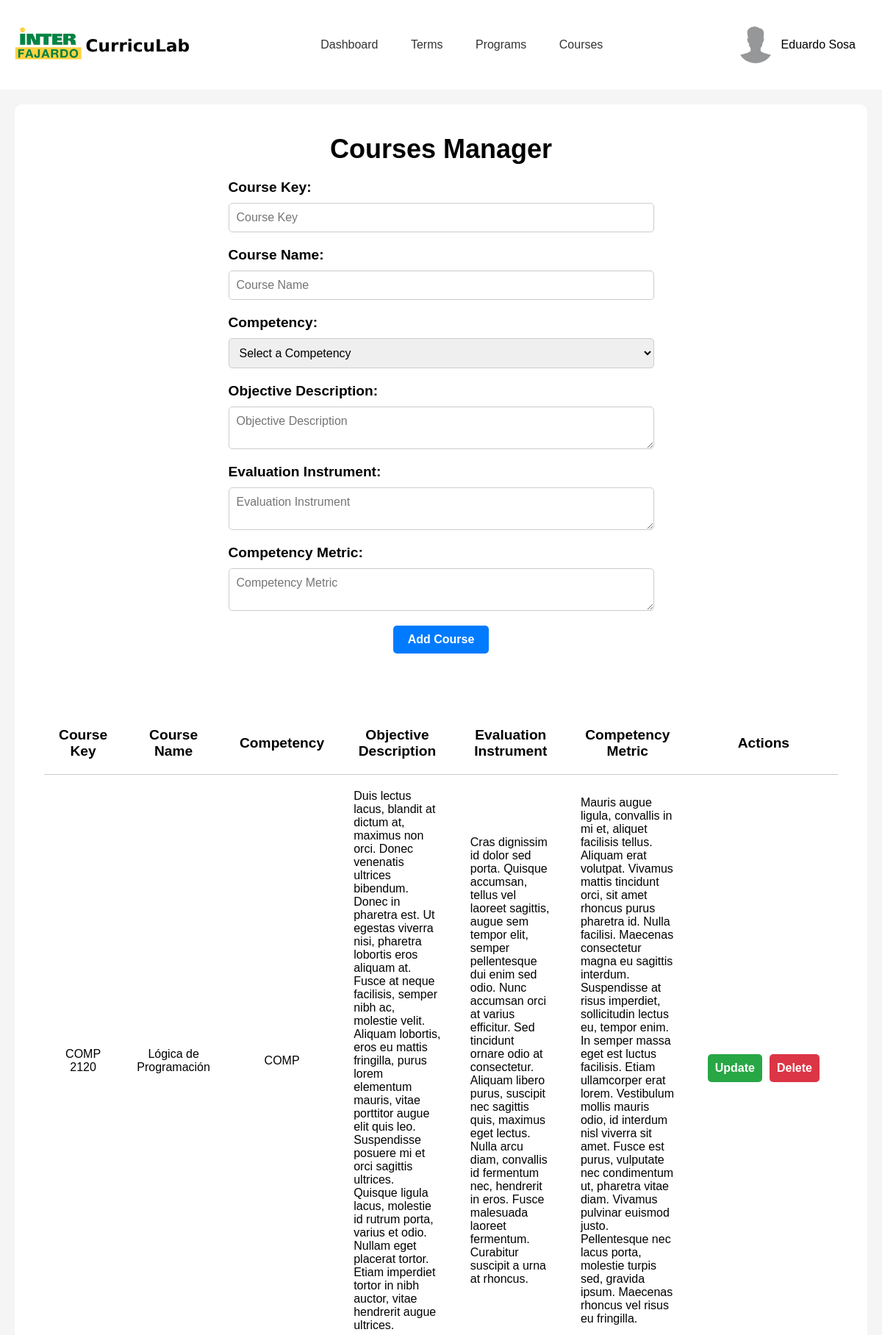
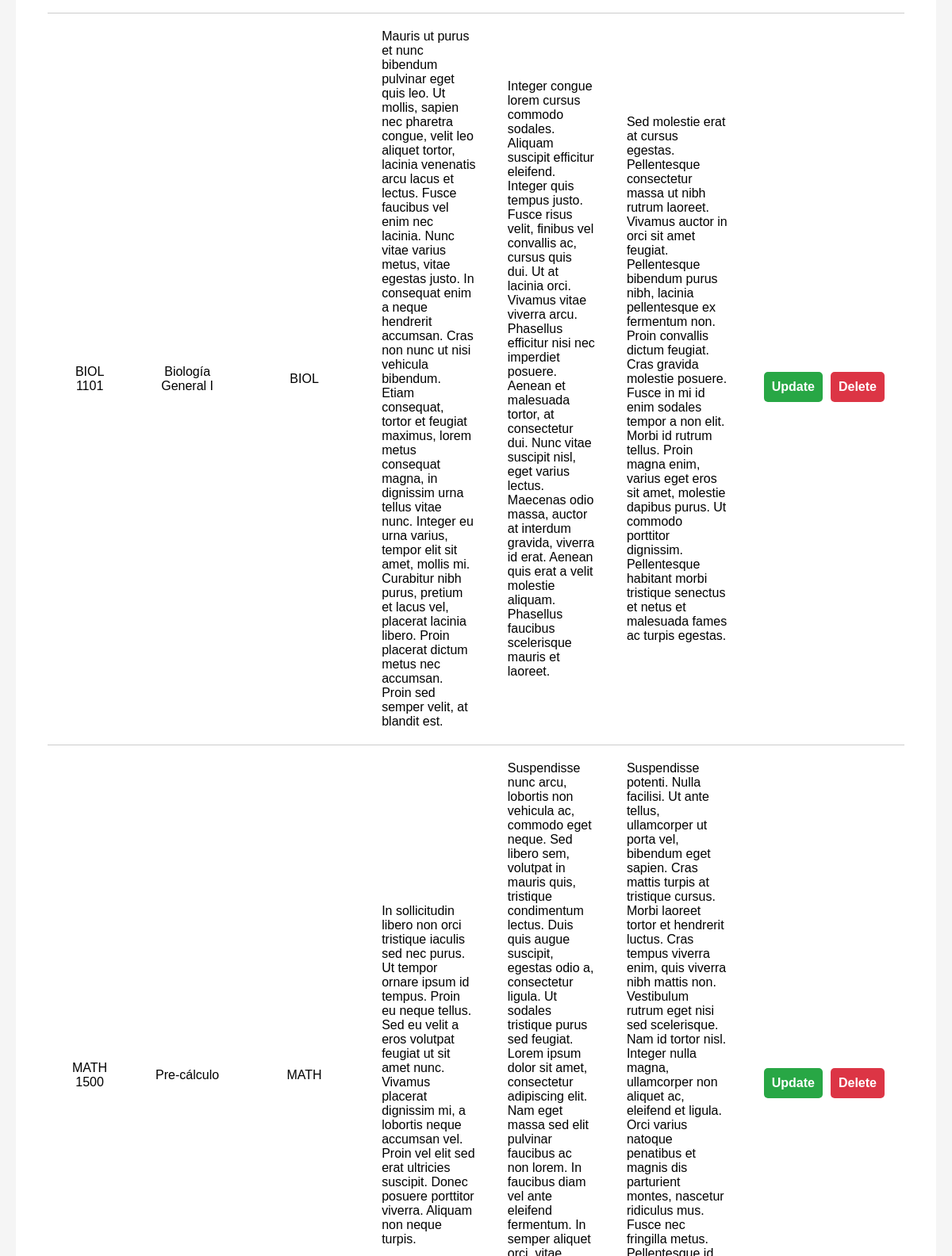
The page /templates/adminPages/adminCourses.php (signed in, upper part) on the database its author committed (2 pictures, top to bottom).
### tables this page shows
CREATE TABLE "course" (
	"CourseID"	INTEGER NOT NULL UNIQUE,
	"CourseKey"	TEXT,
	"CourseName"	TEXT,
	"CompetencyKey"	TEXT,
	"ObjectiveDescription"	TEXT,
	"EvaluationInstrument"	TEXT,
	"CompetencyMetric"	TEXT,
	PRIMARY KEY("CourseID" AUTOINCREMENT),
	FOREIGN KEY("CompetencyKey") REFERENCES "competency"("CompetencyKey")
);

### templates/adminPages/adminCourses.php (the view, shortened to what this page needs)
<?php
$config = require_once '../../backend/php/config.php';
if (!isset($_SESSION['email'])) {
    header('Location: ../index.php');
    exit;
} else {
    if ($config['db']['type'] === 'sqlite') {
        $db = new SQLite3($config['db']['sqlite']['path']);
    } elseif ($config['db']['type'] === 'mysql') {
        $dsn = "mysql:host={$config['db']['mysql']['host']};dbname={$config['db']['mysql']['dbname']}";
        $db = new PDO($dsn, $config['db']['mysql']['username'], $config['db']['mysql']['password']);
    }
    $stmt = $db->prepare('SELECT * FROM course');
    $result = $stmt->execute();
    $courses = $result->fetchArray(SQLITE3_ASSOC);
    $courses = [];
    if (isset($_POST['sort'])) {
        $courses = sortTable();
    } else {
        $stmt = $db->prepare('SELECT * FROM course');
        $result = $stmt->execute();
        $courses = fetchAllRows($result);
    }
}
function fetchAllRows($result) {
    $rows = [];
    while ($row = $result->fetchArray(SQLITE3_ASSOC)) {
        $rows[] = $row;
    }
    return $rows;
}
?>
<!DOCTYPE html>
<html lang="en">
<head>
    <link rel="stylesheet" href="../../static/css/headerFooter.css">
    <link rel="stylesheet" href="../../static/css/adminCourses.css">
</head>
<body>
    <div id="headerNav">
        <div class="logo">
            <a href="adminDashboard.php">
                <img src="../../static/img/inter-logo-full.png" alt="Inter CurricuLab">
            </a>
        </div>
        <nav>
            <a href="adminDashboard.php">Dashboard</a>
            <a href="adminTerms.php">Terms</a>
            <a href="adminPrograms.php">Programs</a>
            <div class="dropdown">
                <a href="#">Courses</a>
            </div>
        </nav>
        <div class="userBox">
            <button onclick="myFunction()" class="userDropdownButton">
                <img src="../../static/img/userProfile.jpg" alt="User" >
                <?php
                echo $_SESSION['firstName'] . ' ' . $_SESSION['lastName'];
                ?>
            </button>
        </div>
    </div>
    <div id="container">
        <div class="container-upperBox">
            <div class="coursesForm">
                <div class="header">
                    <h2>Courses Manager</h2>
                </div>
                <div class="form-container">
                    <form method="POST">
                        <div class="inputBox">
                            <label for="courseKey">Course Key:</label>
                            <input type="text" name="courseKey" id="courseKey" placeholder="Course Key" required>
                        </div>
                        <div class="inputBox">
                            <label for="courseName">Course Name:</label>
                            <input type="text" name="courseName" id="courseName" placeholder="Course Name" required>
                        </div>
                        <div class="inputBox">
                            <label for="competencyKey">Competency:</label>
                            <select name="competencyKey" id="competencyKey">
                                <option value="" hidden="hidden">Select a Competency</option>
                            </select>
                        </div>
                        <div class="inputBox">
                            <label for="objectiveDescription">Objective Description:</label>
                            <textarea name="objectiveDescription" id="objectiveDescription" placeholder="Objective Description" required></textarea>
                        </div>
                        <div class="inputBox">
                            <label for="evaluationInstrument">Evaluation Instrument:</label>
                            <textarea name="evaluationInstrument" id="evaluationInstrument" placeholder="Evaluation Instrument" required></textarea>
                        </div>
                        <div class="inputBox">
                            <label for="competencyMetric">Competency Metric:</label>
                            <textarea name="competencyMetric" id="competencyMetric" placeholder="Competency Metric" required></textarea>
                        </div>
                        <div class="inputBox">
                            <button type="submit">Add Course</button>
                        </div>
                    </form>
                </div>
            </div>
            <div class="coursesTable">
                <table>
                    <tr>
                        <th>
                            <form method="POST">
                                <button type="submit" name="sort" value="CourseKey">Course Key</button>
                            </form>
                        </th>
                        <th>
                            <form method="POST">
                                <button type="submit" name="sort" value="CourseName">Course Name</button>
                            </form>
                        </th>
                        <th>
                            <form method="POST">
                                <button type="submit" name="sort" value="CompetencyKey">Competency</button>
                            </form>
                        </th>
                        <th>
                            <form method="POST">
                                <button type="submit" name="sort" value="ObjectiveDescription">Objective Description</button>
                            </form>
                        </th>
                        <th>
                            <form method="POST">
                                <button type="submit" name="sort" value="EvaluationInstrument">Evaluation Instrument</button>
                            </form>
                        </th>
                        <th>
                            <form method="POST">
                                <button type="submit" name="sort" value="CompetencyMetric">Competency Metric</button>
                            </form>
                        </th>
                        <th>Actions</th>
                    </tr>
                    <?php
                    foreach ($courses as $row) {
                        echo '<tr>';
                        echo '<td>' . htmlspecialchars($row['CourseKey'] ?? '') . '</td>';
                        echo '<td>' . htmlspecialchars($row['CourseName'] ?? '') . '</td>';
                        echo '<td>' . htmlspecialchars($row['CompetencyKey'] ?? '') . '</td>';
                        echo '<td class="textArea">' . htmlspecialchars($row['ObjectiveDescription'] ?? '') . '</td>';
                        echo '<td class="textArea">' . htmlspecialchars($row['EvaluationInstrument'] ?? '') . '</td>';
                        echo '<td class="textArea">' . htmlspecialchars($row['CompetencyMetric'] ?? '') . '</td>';
                        echo '<td>';
                        ?>
                        <div class="actionButtons">
                            <button class="updateButton">Update</button>
                            <form method="POST">
                                <button class="deleteButton" type="submit">Delete</button>
                            </form>
                        </div>
                        <?php
                        echo '</td>';
                        echo '</tr>';
                    }
                    ?>
                </table>
            </div>
        </div>
    </div>
</body>
</html>

### static/css/headerFooter.css (style rules this page uses)
* { margin: 0; padding: 0; box-sizing: border-box; font-family: 'Poppins', sans-serif; }
body { display: flex; flex-direction: column; min-height: 100vh; }
#headerNav { display: flex; justify-content: space-between; align-items: center; }
.logo { margin: 20px; }
.logo img { width: 250px; }
nav a { padding: 20px; text-decoration: none; color: #333; border-radius: 5px; }
.userBox { margin: 20px; }
.userDropdownButton { padding: 16px; font-size: 16px; border: none; cursor: pointer; background-color: transparent; border-radius: 5px; }
.userBox { position: relative; display: inline-block; }
.userBox img { width: 50px; height: 50px; border-radius: 50%; margin-right: 10px; }
.userDropdownButton img { pointer-events: none; }
.userBox button { display: flex; align-items: center; justify-content: center; }
.dropdown { position: relative; display: inline-block; }

### static/css/adminCourses.css (style rules this page uses)
#container { display: flex; flex-direction: column; background-color: #f5f5f5; flex-grow: 1; }
.container-upperBox { display: flex; flex-direction: column; align-items: center; background-color: white; margin: 20px; padding: 20px; border-radius: 10px; flex-grow: 1; }
.coursesForm { display: flex; flex-direction: column; align-items: center; width: 100%; margin: 20px 0; }
.coursesForm .header { font-size: 1.5em; font-weight: bold; margin-bottom: 20px; }
.coursesForm .inputBox:not(:last-child) { display: flex; flex-direction: column; width: 100%; margin-bottom: 20px; }
.coursesForm .inputBox:last-child { display: flex; justify-content: center; align-items: center; width: 100%; margin-bottom: 20px; }
.coursesForm .inputBox label { font-size: 1.2em; font-weight: bold; margin-bottom: 10px; }
.coursesForm .inputBox input, .coursesForm .inputBox select, .coursesForm .inputBox textarea { width: 100%; padding: 10px; margin-right: 350px; font-size: 1em; border-radius: 5px; border: 1px solid #ccc; }
.coursesForm .inputBox button { padding: 10px 20px; font-size: 1em; font-weight: bold; color: white; background-color: #007bff; border: none; border-radius: 5px; cursor: pointer; }
.coursesTable { display: flex; flex-direction: column; align-items: center; background-color: white; margin: 20px; padding: 20px; border-radius: 10px; flex-grow: 1; width: 100%; }
.coursesTable table { width: 100%; border-collapse: collapse; }
.coursesTable table th { padding: 20px; text-align: center; border-bottom: 1px solid #ccc; font-size: 1.2em; }
.coursesTable table th button { font-size: 1em; font-weight: bold; background-color: transparent; border: none; border-radius: 5px; cursor: pointer; }
.coursesTable table td:not(.textArea) { padding: 20px; border-bottom: 1px solid #ccc; text-align: center; }
.coursesTable table td.textArea { padding: 20px; border-bottom: 1px solid #ccc; text-align: left; }
.actionButtons { display: flex; justify-content: center; align-items: center; width: 100%; margin-top: 20px; }
.updateButton { padding: 10px 10px; margin: 0 5px; font-size: 1em; font-weight: bold; color: white; background-color: #28a745; border: none; border-radius: 5px; cursor: pointer; }
.deleteButton { padding: 10px 10px; margin: 0 5px; font-size: 1em; font-weight: bold; color: white; background-color: #dc3545; border: none; border-radius: 5px; cursor: pointer; }
.coursesForm .inputBox textarea, .coursesFormUpdate .inputBox textarea { width: 100%; padding: 10px; margin-right: 350px; font-size: 1em; border-radius: 5px; border: 1px solid #ccc; resize: vertical; }

### rows shown on the page
course: CourseKey "COMP 2120", CourseName "Lógica de Programación", CompetencyKey "COMP", ObjectiveDescription "Duis lectus lacus, blandit at dictum at, maximus non orci. Donec venenatis ultrices bibendum. Donec in pharetra est. Ut egestas viverra nisi, pharetra lobortis eros aliquam at. Fusce at neque facilisis, semper nibh ac, molestie velit. Aliquam lobortis, eros eu mattis fringilla, purus lorem elementum mauris, vitae porttitor augue elit quis leo. Suspendisse posuere mi et orci sagittis ultrices. Quisque ligula lacus, molestie id rutrum porta, varius et odio. Nullam eget placerat tortor. Etiam imperdiet tortor in nibh auctor, vitae hendrerit augue ultrices.", EvaluationInstrument "Cras dignissim id dolor sed porta. Quisque accumsan, tellus vel laoreet sagittis, augue sem tempor elit, semper pellentesque dui enim sed odio. Nunc accumsan orci at varius efficitur. Sed tincidunt ornare odio at consectetur. Aliquam libero purus, suscipit nec sagittis quis, maximus eget lectus. Nulla arcu diam, convallis id fermentum nec, hendrerit in eros. Fusce malesuada laoreet fermentum. Curabitur suscipit a urna at rhoncus.", CompetencyMetric "Mauris augue ligula, convallis in mi et, aliquet facilisis tellus. Aliquam erat volutpat. Vivamus mattis tincidunt orci, sit amet rhoncus purus pharetra id. Nulla facilisi. Maecenas consectetur magna eu sagittis interdum. Suspendisse at risus imperdiet, sollicitudin lectus eu, tempor enim. In semper massa eget est luctus facilisis. Etiam ullamcorper erat lorem. Vestibulum mollis mauris odio, id interdum nisl viverra sit amet. Fusce est purus, vulputate nec condimentum ut, pharetra vitae diam. Vivamus pulvinar euismod justo. Pellentesque nec lacus porta, molestie turpis sed, gravida ipsum. Maecenas rhoncus vel risus eu fringilla."
course: CourseKey "BIOL 1101", CourseName "Biología General I", CompetencyKey "BIOL", ObjectiveDescription "Mauris ut purus et nunc bibendum pulvinar eget quis leo. Ut mollis, sapien nec pharetra congue, velit leo aliquet tortor, lacinia venenatis arcu lacus et lectus. Fusce faucibus vel enim nec lacinia. Nunc vitae varius metus, vitae egestas justo. In consequat enim a neque hendrerit accumsan. Cras non nunc ut nisi vehicula bibendum. Etiam consequat, tortor et feugiat maximus, lorem metus consequat magna, in dignissim urna tellus vitae nunc. Integer eu urna varius, tempor elit sit amet, mollis mi. Curabitur nibh purus, pretium et lacus vel, placerat lacinia libero. Proin placerat dictum metus nec accumsan. Proin sed semper velit, at blandit est.", EvaluationInstrument "Integer congue lorem cursus commodo sodales. Aliquam suscipit efficitur eleifend. Integer quis tempus justo. Fusce risus velit, finibus vel convallis ac, cursus quis dui. Ut at lacinia orci. Vivamus vitae viverra arcu. Phasellus efficitur nisi nec imperdiet posuere. Aenean et malesuada tortor, at consectetur dui. Nunc vitae suscipit nisl, eget varius lectus. Maecenas odio massa, auctor at interdum gravida, viverra id erat. Aenean quis erat a velit molestie aliquam. Phasellus faucibus scelerisque mauris et laoreet.", CompetencyMetric "Sed molestie erat at cursus egestas. Pellentesque consectetur massa ut nibh rutrum laoreet. Vivamus auctor in orci sit amet feugiat. Pellentesque bibendum purus nibh, lacinia pellentesque ex fermentum non. Proin convallis dictum feugiat. Cras gravida molestie posuere. Fusce in mi id enim sodales tempor a non elit. Morbi id rutrum tellus. Proin magna enim, varius eget eros sit amet, molestie dapibus purus. Ut commodo porttitor dignissim. Pellentesque habitant morbi tristique senectus et netus et malesuada fames ac turpis egestas."
course: CourseKey "MATH 1500", CourseName "Pre-cálculo", CompetencyKey "MATH", ObjectiveDescription "In sollicitudin libero non orci tristique iaculis sed nec purus. Ut tempor ornare ipsum id tempus. Proin eu neque tellus. Sed eu velit a eros volutpat feugiat ut sit amet nunc. Vivamus placerat dignissim mi, a lobortis neque accumsan vel. Proin vel elit sed erat ultricies suscipit. Donec posuere porttitor viverra. Aliquam non neque turpis."

### other values the page prints
$_SESSION['firstName'] "Eduardo"
$_SESSION['lastName'] "Sosa"
